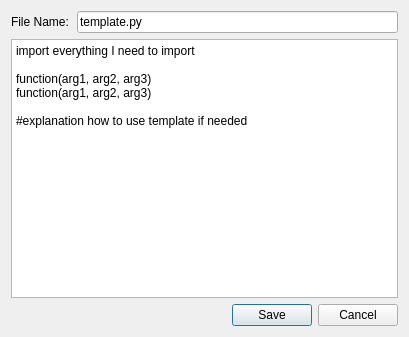
<?xml version="1.0" encoding="UTF-8"?>
<ui version="4.0">
 <class>NewTemplate</class>
 <widget class="QDialog" name="NewTemplate">
  <property name="geometry">
   <rect>
    <x>0</x>
    <y>0</y>
    <width>409</width>
    <height>337</height>
   </rect>
  </property>
  <property name="windowTitle">
   <string>Dialog</string>
  </property>
  <layout class="QGridLayout" name="gridLayout">
   <item row="0" column="0">
    <layout class="QVBoxLayout" name="verticalLayout">
     <item>
      <layout class="QHBoxLayout" name="lineEditLayout_3">
       <property name="spacing">
        <number>8</number>
       </property>
       <item>
        <widget class="QLabel" name="fileLabel">
         <property name="text">
          <string>File Name:</string>
         </property>
        </widget>
       </item>
       <item>
        <widget class="QLineEdit" name="fileName">
         <property name="text">
          <string>template.py</string>
         </property>
        </widget>
       </item>
      </layout>
     </item>
     <item>
      <layout class="QHBoxLayout" name="textEditLayout_3">
       <item>
        <widget class="QPlainTextEdit" name="templateEditor">
         <property name="plainText">
          <string>import everything I need to import 

function(arg1, arg2, arg3)
function(arg1, arg2, arg3)

#explanation how to use template if needed</string>
         </property>
        </widget>
       </item>
      </layout>
     </item>
     <item>
      <layout class="QHBoxLayout" name="buttonLayout_3">
       <item>
        <spacer name="horizontalSpacer_6">
         <property name="orientation">
          <enum>Qt::Orientation::Horizontal</enum>
         </property>
         <property name="sizeHint" stdset="0">
          <size>
           <width>40</width>
           <height>20</height>
          </size>
         </property>
        </spacer>
       </item>
       <item>
        <widget class="QPushButton" name="saveTemplateButton">
         <property name="text">
          <string>Save</string>
         </property>
        </widget>
       </item>
       <item>
        <widget class="QPushButton" name="cancelTemplateButton">
         <property name="text">
          <string>Cancel</string>
         </property>
        </widget>
       </item>
      </layout>
     </item>
    </layout>
   </item>
  </layout>
 </widget>
 <resources/>
 <connections/>
</ui>
